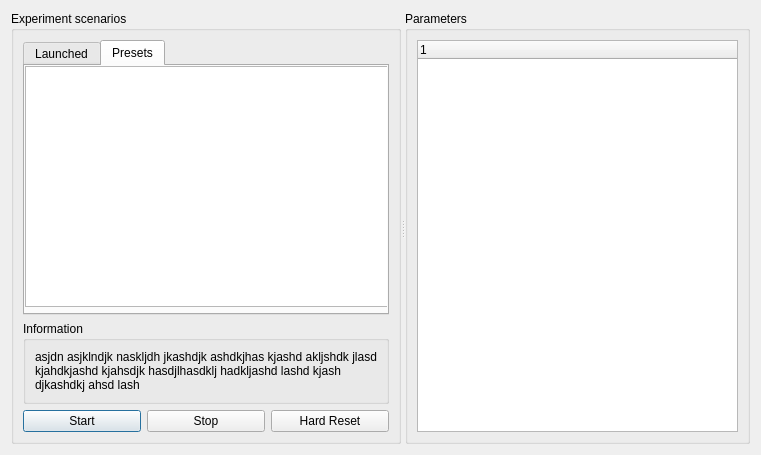
<?xml version="1.0" encoding="UTF-8"?>
<ui version="4.0">
 <class>ObciLauncher</class>
 <widget class="QDialog" name="ObciLauncher">
  <property name="geometry">
   <rect>
    <x>0</x>
    <y>0</y>
    <width>761</width>
    <height>455</height>
   </rect>
  </property>
  <property name="windowTitle">
   <string>Obci Launcher</string>
  </property>
  <layout class="QGridLayout" name="gridLayout">
   <item row="0" column="0">
    <widget class="QSplitter" name="splitter">
     <property name="orientation">
      <enum>Qt::Horizontal</enum>
     </property>
     <widget class="QGroupBox" name="groupBox">
      <property name="title">
       <string>Experiment scenarios</string>
      </property>
      <layout class="QVBoxLayout" name="verticalLayout">
       <item>
        <widget class="QTabWidget" name="scenarios_info">
         <property name="currentIndex">
          <number>1</number>
         </property>
         <widget class="QWidget" name="running">
          <attribute name="title">
           <string>Launched</string>
          </attribute>
          <widget class="QTableWidget" name="scenarios">
           <property name="geometry">
            <rect>
             <x>-1</x>
             <y>1</y>
             <width>401</width>
             <height>241</height>
            </rect>
           </property>
           <property name="columnCount">
            <number>3</number>
           </property>
           <attribute name="horizontalHeaderVisible">
            <bool>false</bool>
           </attribute>
           <column/>
           <column/>
           <column/>
          </widget>
         </widget>
         <widget class="QWidget" name="presets">
          <attribute name="title">
           <string>Presets</string>
          </attribute>
          <widget class="QTableWidget" name="scenario_presets">
           <property name="geometry">
            <rect>
             <x>0</x>
             <y>0</y>
             <width>401</width>
             <height>241</height>
            </rect>
           </property>
           <property name="columnCount">
            <number>3</number>
           </property>
           <attribute name="horizontalHeaderVisible">
            <bool>false</bool>
           </attribute>
           <column/>
           <column/>
           <column/>
          </widget>
         </widget>
        </widget>
       </item>
       <item>
        <widget class="QGroupBox" name="groupBox_3">
         <property name="minimumSize">
          <size>
           <width>0</width>
           <height>50</height>
          </size>
         </property>
         <property name="title">
          <string>Information</string>
         </property>
         <layout class="QGridLayout" name="gridLayout_2">
          <item row="0" column="0">
           <widget class="QLabel" name="info">
            <property name="text">
             <string>asjdn asjklndjk naskljdh jkashdjk ashdkjhas kjashd akljshdk jlasd kjahdkjashd kjahsdjk hasdjlhasdklj hadkljashd lashd kjash djkashdkj ahsd lash</string>
            </property>
            <property name="wordWrap">
             <bool>true</bool>
            </property>
            <property name="openExternalLinks">
             <bool>true</bool>
            </property>
           </widget>
          </item>
         </layout>
        </widget>
       </item>
       <item>
        <layout class="QHBoxLayout" name="horizontalLayout">
         <item>
          <widget class="QPushButton" name="start_button">
           <property name="text">
            <string>Start</string>
           </property>
          </widget>
         </item>
         <item>
          <widget class="QPushButton" name="stop_button">
           <property name="text">
            <string>Stop</string>
           </property>
          </widget>
         </item>
         <item>
          <widget class="QPushButton" name="reset_button">
           <property name="text">
            <string>Hard Reset</string>
           </property>
          </widget>
         </item>
        </layout>
       </item>
      </layout>
     </widget>
     <widget class="QGroupBox" name="parameters_of">
      <property name="title">
       <string>Parameters</string>
      </property>
      <layout class="QGridLayout" name="gridLayout_3">
       <item row="0" column="0">
        <widget class="QTreeWidget" name="parameters">
         <column>
          <property name="text">
           <string notr="true">1</string>
          </property>
         </column>
        </widget>
       </item>
      </layout>
     </widget>
    </widget>
   </item>
  </layout>
 </widget>
 <resources/>
 <connections/>
</ui>
